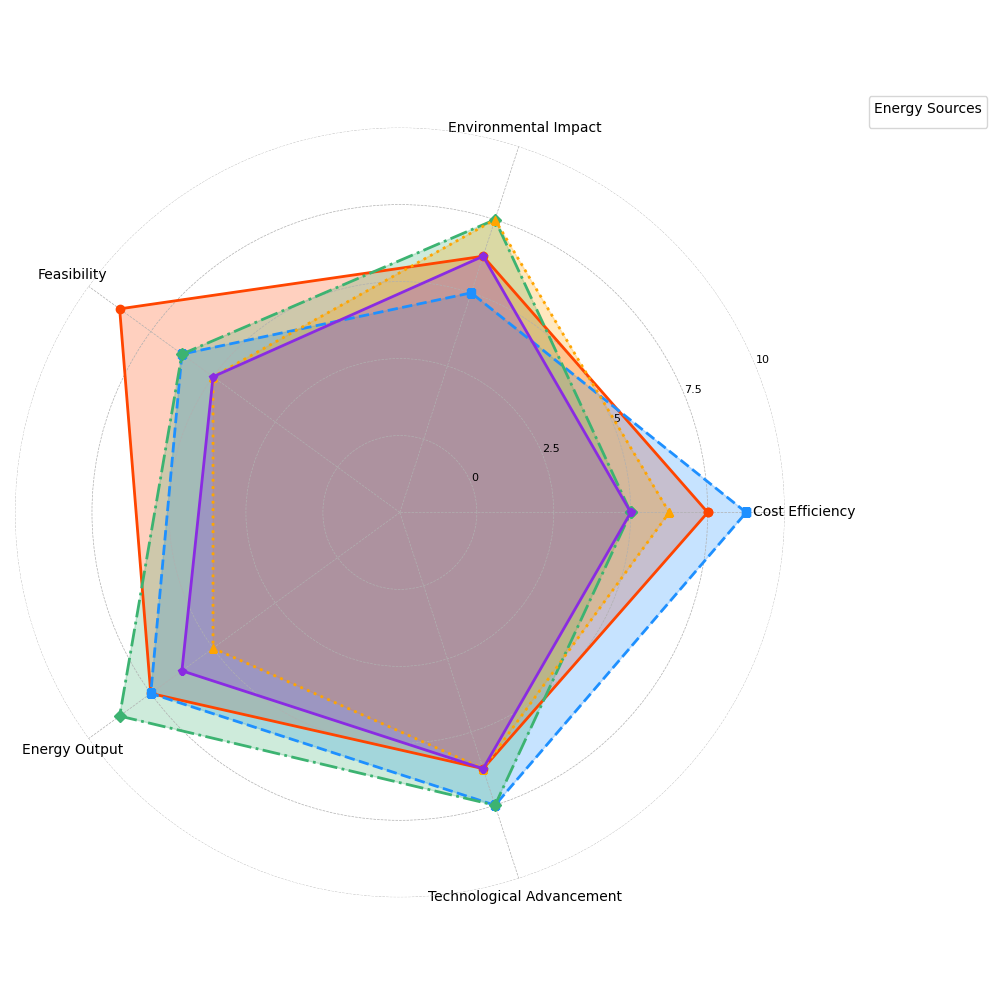

Here is the Python script that generated this plot:
import matplotlib.pyplot as plt
import numpy as np

categories = ['Cost Efficiency', 'Environmental Impact', 'Feasibility', 'Energy Output', 'Technological Advancement']
solar_data = [8, 7, 9, 8, 7]
wind_data = [9, 6, 7, 8, 8]
hydro_data = [6, 8, 7, 9, 8]
geothermal_data = [7, 8, 6, 6, 7]
biomass_data = [6, 7, 6, 7, 7]

data_entries = {
    'Solar Power': solar_data,
    'Wind Power': wind_data,
    'Hydro Power': hydro_data,
    'Geothermal Energy': geothermal_data,
    'Biomass Energy': biomass_data
}

angles = np.linspace(0, 2 * np.pi, len(categories), endpoint=False).tolist()
angles += angles[:1]

colors = ['#FF4500', '#1E90FF', '#3CB371', '#FFA500', '#8A2BE2']
line_styles = ['-', '--', '-.', ':', '-']
markers = ['o', 's', 'D', '^', 'p']

fig, ax = plt.subplots(figsize=(10, 10), subplot_kw=dict(polar=True))

for (name, data), color, line_style, marker in zip(data_entries.items(), colors, line_styles, markers):
    data += data[:1]
    ax.fill(angles, data, color=color, alpha=0.25)
    ax.plot(angles, data, color=color, marker=marker, linestyle=line_style, linewidth=2)

ax.set_xticks(angles[:-1])
ax.set_xticklabels(categories, fontsize=10)
ax.set_yticklabels(['0', '2.5', '5', '7.5', '10'], fontsize=8)
ax.set_ylim(0, 10)
ax.grid(True, linestyle='--', linewidth=0.5)

ax.spines['polar'].set_visible(False)

ax.legend(loc='upper left', bbox_to_anchor=(1.1, 1.05), title="Energy Sources")

plt.tight_layout()
plt.show()
